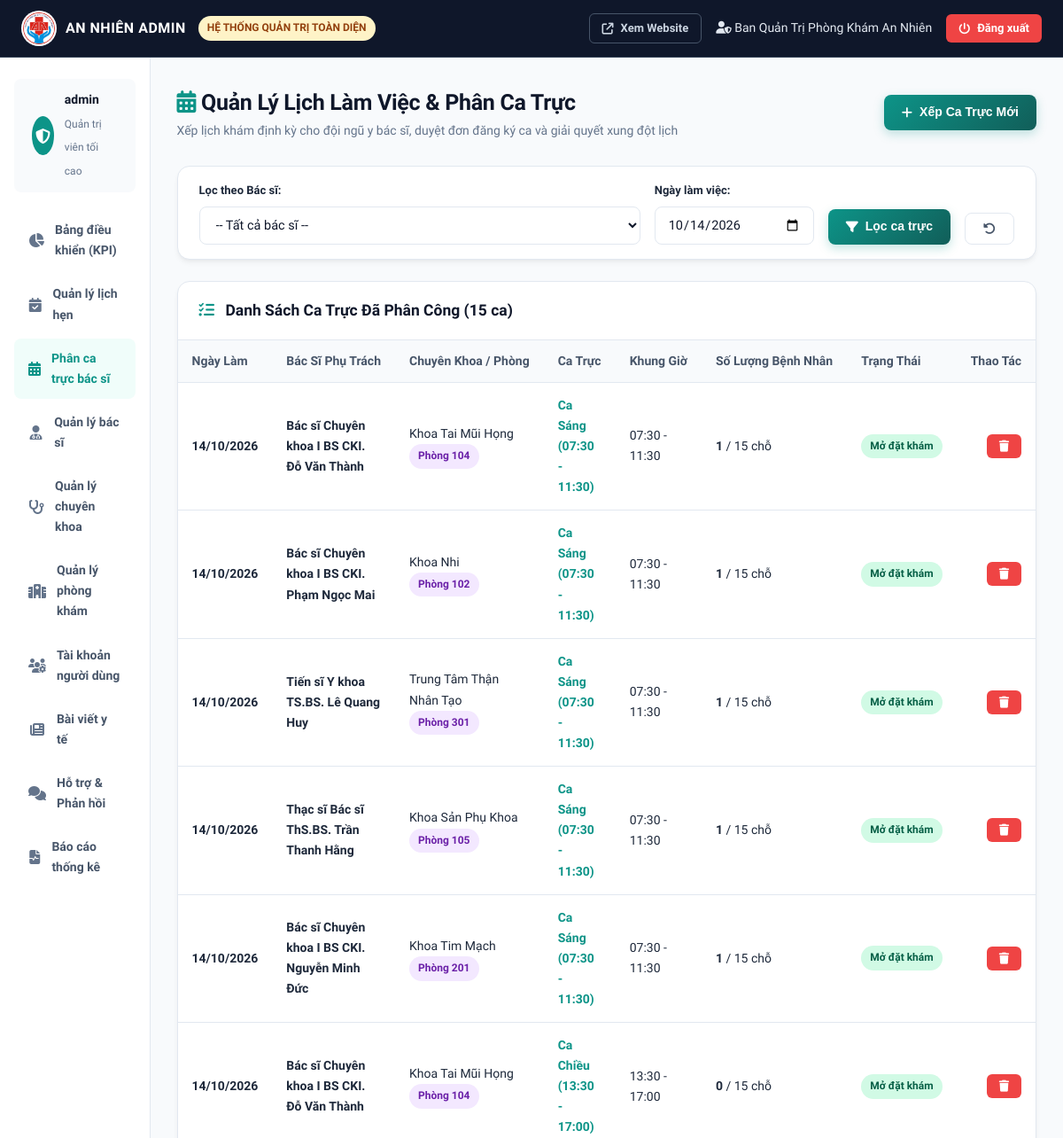
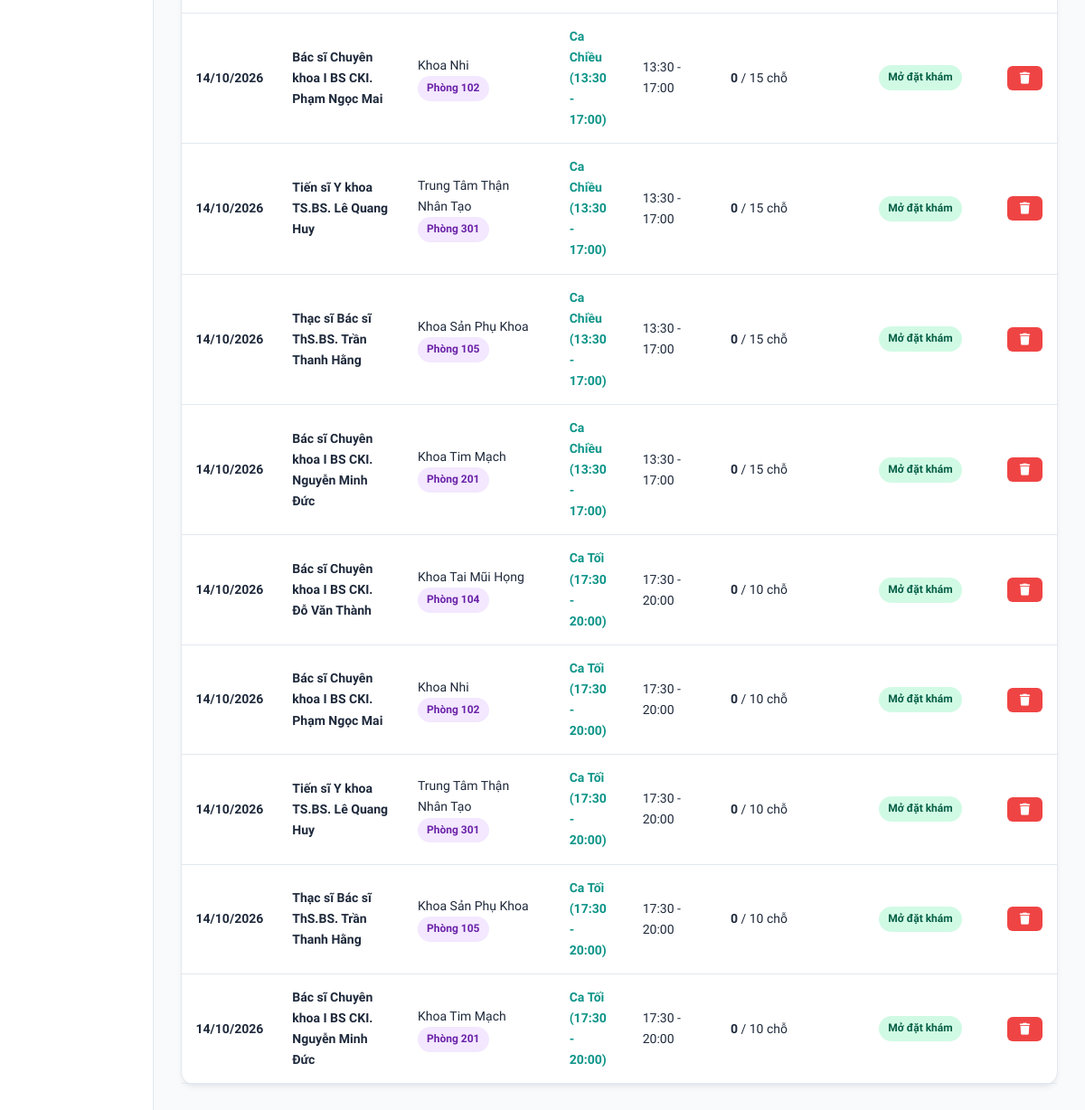
/admin/lich-lam-viec.php (signed in), run on an earlier commit of the app's database (2 pictures, top to bottom).
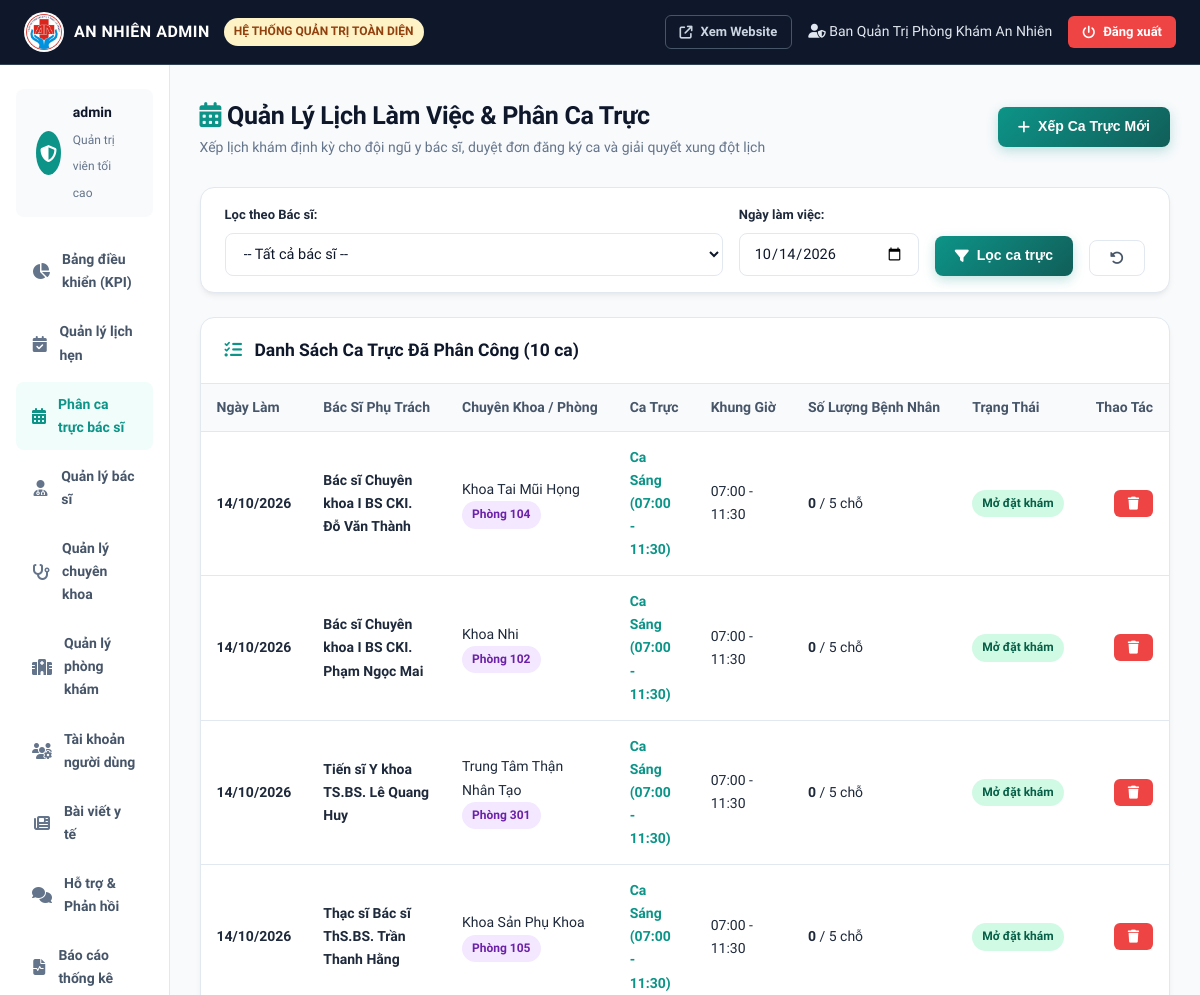
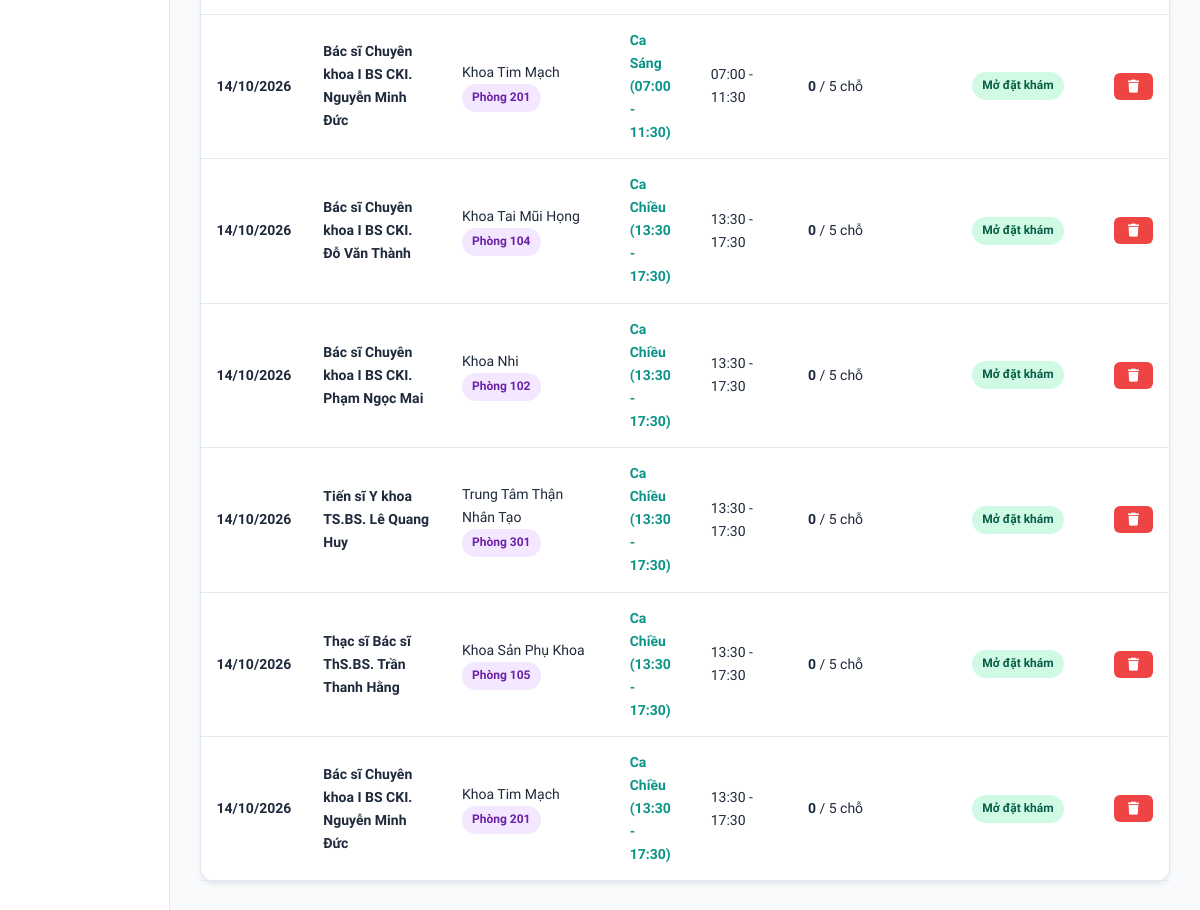
And on a later commit of the database (2 pictures, top to bottom).
### tables this page shows
CREATE TABLE `doctor_schedules` (
  `id` bigint NOT NULL AUTO_INCREMENT,
  `doctor_id` bigint NOT NULL,
  `work_date` date NOT NULL,
  `start_time` time NOT NULL,
  `end_time` time NOT NULL,
  `session_name` varchar(50) NOT NULL DEFAULT 'Ca Sáng',
  `max_patients` int DEFAULT '15',
  `current_booked` int DEFAULT '0',
  `status` varchar(20) DEFAULT 'AVAILABLE',
  PRIMARY KEY (`id`),
  KEY `fk_schedule_doctor` (`doctor_id`),
  CONSTRAINT `fk_schedule_doctor` FOREIGN KEY (`doctor_id`) REFERENCES `doctors` (`id`) ON DELETE CASCADE
);

CREATE TABLE `doctors` (
  `id` bigint NOT NULL AUTO_INCREMENT,
  `user_id` bigint NOT NULL,
  `specialty_id` int NOT NULL,
  `full_name` varchar(100) NOT NULL,
  `degree` varchar(50) DEFAULT NULL,
  `experience_years` int DEFAULT '1',
  `consultation_fee` decimal(10,2) DEFAULT '200000.00',
  `bio` text,
  `avatar` varchar(255) DEFAULT NULL,
  `clinic_room` varchar(50) DEFAULT 'Phòng 101',
  PRIMARY KEY (`id`),
  UNIQUE KEY `user_id` (`user_id`),
  KEY `fk_doctor_specialty` (`specialty_id`),
  CONSTRAINT `fk_doctor_specialty` FOREIGN KEY (`specialty_id`) REFERENCES `specialties` (`id`) ON DELETE CASCADE,
  CONSTRAINT `fk_doctor_user` FOREIGN KEY (`user_id`) REFERENCES `users` (`id`) ON DELETE CASCADE
);

CREATE TABLE `specialties` (
  `id` int NOT NULL AUTO_INCREMENT,
  `name` varchar(100) NOT NULL,
  `description` text,
  `image_url` varchar(255) DEFAULT NULL,
  `icon` varchar(50) DEFAULT NULL,
  PRIMARY KEY (`id`),
  UNIQUE KEY `name` (`name`)
);

### includes/auth.php (called while the page is built, shortened)
<?php
function isLoggedIn() {
    return isset($_SESSION['user_id']) && !empty($_SESSION['user_id']);
}
function getCurrentUser() {
    return [
        'id' => $_SESSION['user_id'],
        'username' => $_SESSION['username'],
        'full_name' => $_SESSION['full_name'],
        'email' => $_SESSION['email'],
        'phone' => $_SESSION['phone'],
        'role' => $_SESSION['role'],
        'doctor_id' => $_SESSION['doctor_id'] ?? null
    ];
}

### includes/functions.php (called while the page is built, shortened)
<?php
function formatDate($dateStr) {
    $d = new DateTime($dateStr);
    return $d->format('d/m/Y');
}
function formatTime($timeStr) {
    return substr($timeStr, 0, 5);
}
function sanitizeInput($data) {
    return htmlspecialchars(trim($data), ENT_QUOTES, 'UTF-8');
}

### admin/lich-lam-viec.php (the view, shortened to what this page needs)
<?php
$activeNav = 'lich_lam_viec';
require_once __DIR__ . '/../includes/admin_header.php';
$filterDate = sanitizeInput($_GET['date'] ?? date('Y-m-d'));
$whereClauses = ["1=1"];
$params = [];
if ($filterDate) {
    $whereClauses[] = "s.work_date = ?";
    $params[] = $filterDate;
}
$whereSql = implode(" AND ", $whereClauses);
$sqlS = "SELECT s.*, d.full_name as doctor_name, d.degree as doctor_degree, d.clinic_room, sp.name as specialty_name
         FROM doctor_schedules s
         JOIN doctors d ON s.doctor_id = d.id
         JOIN specialties sp ON d.specialty_id = sp.id
         WHERE $whereSql
         ORDER BY s.work_date ASC, s.start_time ASC";
$stmtS = $pdo->prepare($sqlS);
$stmtS->execute($params);
$schedules = $stmtS->fetchAll();
?>
<div class="page-header">
    <div>
        <h2><i class="fa-solid fa-calendar-days" style="color:var(--primary);"></i> Quản Lý Lịch Làm Việc & Phân Ca Trực</h2>
        <p>Xếp lịch khám định kỳ cho đội ngũ y bác sĩ, duyệt đơn đăng ký ca và giải quyết xung đột lịch</p>
    </div>
    <button type="button" class="btn btn-primary" onclick="openCreateModal()">
        <i class="fa-solid fa-plus"></i> Xếp Ca Trực Mới
    </button>
</div>
<div class="card" style="margin-bottom:24px;">
    <div class="card-body" style="padding:16px 24px;">
        <form method="GET" action="lich-lam-viec.php" style="display:flex;gap:16px;align-items:flex-end;flex-wrap:wrap;">
            <div style="flex:1;min-width:220px;">
                <label class="form-label" style="font-size:13px;">Lọc theo Bác sĩ:</label>
                <select name="doctor_id" class="form-select">
                    <option value="">-- Tất cả bác sĩ --</option>
                </select>
            </div>
            <div style="width:180px;">
                <label class="form-label" style="font-size:13px;">Ngày làm việc:</label>
                <input type="date" name="date" class="form-control" value="<?= htmlspecialchars($filterDate) ?>">
            </div>
            <button type="submit" class="btn btn-primary"><i class="fa-solid fa-filter"></i> Lọc ca trực</button>
            <a href="lich-lam-viec.php" class="btn btn-outline" title="Tất cả"><i class="fa-solid fa-rotate-left"></i></a>
        </form>
    </div>
</div>
<div class="card">
    <div class="card-header">
        <h3><i class="fa-solid fa-list-check" style="color:var(--primary);margin-right:8px;"></i> Danh Sách Ca Trực Đã Phân Công (<?= count($schedules) ?> ca)</h3>
    </div>
    <div class="card-body" style="padding:0;">
        <div class="table-responsive">
            <table class="table">
                <thead>
                    <tr>
                        <th>Ngày Làm</th>
                        <th>Bác Sĩ Phụ Trách</th>
                        <th>Chuyên Khoa / Phòng</th>
                        <th>Ca Trực</th>
                        <th>Khung Giờ</th>
                        <th>Số Lượng Bệnh Nhân</th>
                        <th>Trạng Thái</th>
                        <th style="text-align:right;">Thao Tác</th>
                    </tr>
                </thead>
                <tbody>
                    <?php foreach ($schedules as $s): ?>
                        <tr>
                            <td>
                                <strong><?= formatDate($s['work_date']) ?></strong>
                            </td>
                            <td>
                                <strong><?= htmlspecialchars($s['doctor_degree']) ?> <?= htmlspecialchars($s['doctor_name']) ?></strong>
                            </td>
                            <td>
                                <?= htmlspecialchars($s['specialty_name']) ?><br>
                                <span class="badge badge-purple"><?= htmlspecialchars($s['clinic_room']) ?></span>
                            </td>
                            <td><strong style="color:var(--primary);"><?= htmlspecialchars($s['session_name']) ?></strong></td>
                            <td><?= formatTime($s['start_time']) ?> - <?= formatTime($s['end_time']) ?></td>
                            <td>
                                <strong><?= $s['current_booked'] ?></strong> / <?= $s['max_patients'] ?> chỗ
                            </td>
                            <td>
                                <?php if ($s['status'] === 'AVAILABLE'): ?>
                                    <span class="badge badge-success">Mở đặt khám</span>
                                <?php elseif ($s['status'] === 'FULL'): ?>
                                    <span class="badge badge-warning">Đã kín lịch</span>
                                <?php else: ?>
                                    <span class="badge badge-danger">Đã tắt ca</span>
                                <?php endif; ?>
                            </td>
                            <td style="text-align:right;">
                                <form method="POST" style="display:inline;" onsubmit="return confirm('Bạn có chắc muốn xóa ca trực này?');">
                                    <button type="submit" class="btn btn-sm btn-danger" title="Xóa ca"><i class="fa-solid fa-trash"></i></button>
                                </form>
                            </td>
                        </tr>
                    <?php endforeach; ?>
                </tbody>
            </table>
        </div>
    </div>
</div>
<?php require_once __DIR__ . '/../includes/admin_footer.php'; ?>

### includes/admin_header.php (shortened to what this page needs)
<?php
require_once __DIR__ . '/functions.php';
require_once __DIR__ . '/auth.php';
$adminUser = getCurrentUser();
$activeNav = $activeNav ?? 'dashboard';
?>
<!DOCTYPE html>
<html lang="vi">
<head>
    <link rel="stylesheet" href="https://cdnjs.cloudflare.com/ajax/libs/font-awesome/6.5.1/css/all.min.css">
    <link rel="stylesheet" href="<?= BASE_URL ?>/assets/css/style.css">
</head>
<body>
    <div style="background:#0F172A;color:#FFF;padding:12px 24px;display:flex;justify-content:space-between;align-items:center;border-bottom:1px solid #334155;">
        <div style="display:flex;align-items:center;gap:14px;">
            <a href="<?= BASE_URL ?>/index.php" style="display:flex;align-items:center;gap:10px;text-decoration:none;">
                <img src="<?= BASE_URL ?>/assets/images/logo.png" alt="Logo" style="height:40px;width:40px;border-radius:50%;background:#FFF;padding:2px;">
                <span style="font-weight:800;color:#FFF;font-size:16px;letter-spacing:0.5px;">AN NHIÊN ADMIN</span>
            </a>
            <span class="badge badge-warning" style="font-size:12px;">HỆ THỐNG QUẢN TRỊ TOÀN DIỆN</span>
        </div>
        <div style="display:flex;align-items:center;gap:16px;">
            <a href="<?= BASE_URL ?>/index.php" target="_blank" class="btn btn-sm btn-outline" style="color:#CBD5E1;border-color:#475569;">
                <i class="fa-solid fa-arrow-up-right-from-square"></i> Xem Website
            </a>
            <span style="font-size:14px;color:#E2E8F0;"><i class="fa-solid fa-user-shield"></i> <?= htmlspecialchars($adminUser['full_name']) ?></span>
            <a href="<?= BASE_URL ?>/logout.php" class="btn btn-sm btn-danger"><i class="fa-solid fa-power-off"></i> Đăng xuất</a>
        </div>
    </div>
    <div class="dashboard-layout">
        <aside class="sidebar">
            <div class="sidebar-user">
                <div class="sidebar-user-avatar"><i class="fa-solid fa-shield-halved"></i></div>
                <div class="sidebar-user-info">
                    <h5><?= htmlspecialchars($adminUser['username']) ?></h5>
                    <span>Quản trị viên tối cao</span>
                </div>
            </div>
            <ul class="sidebar-menu">
                <li class="<?= $activeNav === 'dashboard' ? 'active' : '' ?>">
                    <a href="<?= BASE_URL ?>/admin/index.php">
                        <i class="fa-solid fa-chart-pie"></i> Bảng điều khiển (KPI)
                    </a>
                </li>
                <li class="<?= $activeNav === 'lich_hen' ? 'active' : '' ?>">
                    <a href="<?= BASE_URL ?>/admin/lich-hen.php">
                        <i class="fa-solid fa-calendar-check"></i> Quản lý lịch hẹn
                    </a>
                </li>
                <li class="<?= $activeNav === 'lich_lam_viec' ? 'active' : '' ?>">
                    <a href="<?= BASE_URL ?>/admin/lich-lam-viec.php">
                        <i class="fa-solid fa-calendar-days"></i> Phân ca trực bác sĩ
                    </a>
                </li>
                <li class="<?= $activeNav === 'bac_si' ? 'active' : '' ?>">
                    <a href="<?= BASE_URL ?>/admin/bac-si.php">
                        <i class="fa-solid fa-user-doctor"></i> Quản lý bác sĩ
                    </a>
                </li>
                <li class="<?= $activeNav === 'chuyen_khoa' ? 'active' : '' ?>">
                    <a href="<?= BASE_URL ?>/admin/chuyen-khoa.php">
                        <i class="fa-solid fa-stethoscope"></i> Quản lý chuyên khoa
                    </a>
                </li>
                <li class="<?= $activeNav === 'phong_kham' ? 'active' : '' ?>">
                    <a href="<?= BASE_URL ?>/admin/phong-kham.php">
                        <i class="fa-solid fa-hospital"></i> Quản lý phòng khám
                    </a>
                </li>
                <li class="<?= $activeNav === 'tai_khoan' ? 'active' : '' ?>">
                    <a href="<?= BASE_URL ?>/admin/tai-khoan.php">
                        <i class="fa-solid fa-users-gear"></i> Tài khoản người dùng
                    </a>
                </li>
                <li class="<?= $activeNav === 'bai_viet' ? 'active' : '' ?>">
                    <a href="<?= BASE_URL ?>/admin/bai-viet.php">
                        <i class="fa-solid fa-newspaper"></i> Bài viết y tế
                    </a>
                </li>
                <li class="<?= $activeNav === 'phan_hoi' ? 'active' : '' ?>">
                    <a href="<?= BASE_URL ?>/admin/phan-hoi.php">
                        <i class="fa-solid fa-comments"></i> Hỗ trợ & Phản hồi
                    </a>
                </li>
                <li class="<?= $activeNav === 'bao_cao' ? 'active' : '' ?>">
                    <a href="<?= BASE_URL ?>/admin/bao-cao.php">
                        <i class="fa-solid fa-file-waveform"></i> Báo cáo thống kê
                    </a>
                </li>
            </ul>
        </aside>
        <main class="main-content">

### includes/admin_footer.php (shortened to what this page needs)
        </main>
    </div>
</body>
</html>

What changed in the data, as far as the page shows it:
removed doctor_schedules: work_date "14/10/2026", doctor.degree "Bác sĩ Chuyên khoa I", doctor.full_name "BS CKI. Đỗ Văn Thành", specialties.name "Khoa Tai Mũi Họng", doctor.clinic_room "Phòng 104", session_name "Ca Tối (17:30 - 20:00)", start_time "17:30", end_time "20:00", current_booked "0", max_patients "10", status "Mở đặt khám"
removed doctor_schedules: work_date "14/10/2026", doctor.degree "Bác sĩ Chuyên khoa I", doctor.full_name "BS CKI. Phạm Ngọc Mai", specialties.name "Khoa Nhi", doctor.clinic_room "Phòng 102", session_name "Ca Tối (17:30 - 20:00)", start_time "17:30", end_time "20:00", current_booked "0", max_patients "10", status "Mở đặt khám"
removed doctor_schedules: work_date "14/10/2026", doctor.degree "Tiến sĩ Y khoa", doctor.full_name "TS.BS. Lê Quang Huy", specialties.name "Trung Tâm Thận Nhân Tạo", doctor.clinic_room "Phòng 301", session_name "Ca Tối (17:30 - 20:00)", start_time "17:30", end_time "20:00", current_booked "0", max_patients "10", status "Mở đặt khám"
removed doctor_schedules: work_date "14/10/2026", doctor.degree "Thạc sĩ Bác sĩ", doctor.full_name "ThS.BS. Trần Thanh Hằng", specialties.name "Khoa Sản Phụ Khoa", doctor.clinic_room "Phòng 105", session_name "Ca Tối (17:30 - 20:00)", start_time "17:30", end_time "20:00", current_booked "0", max_patients "10", status "Mở đặt khám"
removed doctor_schedules: work_date "14/10/2026", doctor.degree "Bác sĩ Chuyên khoa I", doctor.full_name "BS CKI. Nguyễn Minh Đức", specialties.name "Khoa Tim Mạch", doctor.clinic_room "Phòng 201", session_name "Ca Tối (17:30 - 20:00)", start_time "17:30", end_time "20:00", current_booked "0", max_patients "10", status "Mở đặt khám"
changed doctor_schedules (number 1 of 10 on the later page): session_name "Ca Sáng (07:30 - 11:30)" → "Ca Sáng (07:00 - 11:30)"; start_time "07:30" → "07:00"; current_booked "1" → "0"; max_patients "15" → "5"
changed doctor_schedules (number 2 of 10 on the later page): session_name "Ca Sáng (07:30 - 11:30)" → "Ca Sáng (07:00 - 11:30)"; start_time "07:30" → "07:00"; current_booked "1" → "0"; max_patients "15" → "5"
changed doctor_schedules (number 3 of 10 on the later page): session_name "Ca Sáng (07:30 - 11:30)" → "Ca Sáng (07:00 - 11:30)"; start_time "07:30" → "07:00"; current_booked "1" → "0"; max_patients "15" → "5"
changed doctor_schedules (number 4 of 10 on the later page): session_name "Ca Sáng (07:30 - 11:30)" → "Ca Sáng (07:00 - 11:30)"; start_time "07:30" → "07:00"; current_booked "1" → "0"; max_patients "15" → "5"
changed doctor_schedules (number 5 of 10 on the later page): session_name "Ca Sáng (07:30 - 11:30)" → "Ca Sáng (07:00 - 11:30)"; start_time "07:30" → "07:00"; current_booked "1" → "0"; max_patients "15" → "5"
changed doctor_schedules (number 6 of 10 on the later page): session_name "Ca Chiều (13:30 - 17:00)" → "Ca Chiều (13:30 - 17:30)"; end_time "17:00" → "17:30"; max_patients "15" → "5"
changed doctor_schedules (number 7 of 10 on the later page): session_name "Ca Chiều (13:30 - 17:00)" → "Ca Chiều (13:30 - 17:30)"; end_time "17:00" → "17:30"; max_patients "15" → "5"
changed doctor_schedules (number 8 of 10 on the later page): session_name "Ca Chiều (13:30 - 17:00)" → "Ca Chiều (13:30 - 17:30)"; end_time "17:00" → "17:30"; max_patients "15" → "5"
changed doctor_schedules (number 9 of 10 on the later page): session_name "Ca Chiều (13:30 - 17:00)" → "Ca Chiều (13:30 - 17:30)"; end_time "17:00" → "17:30"; max_patients "15" → "5"
changed doctor_schedules (number 10 of 10 on the later page): session_name "Ca Chiều (13:30 - 17:00)" → "Ca Chiều (13:30 - 17:30)"; end_time "17:00" → "17:30"; max_patients "15" → "5"
Also different on the page:
count($schedules): "15" → "10"
